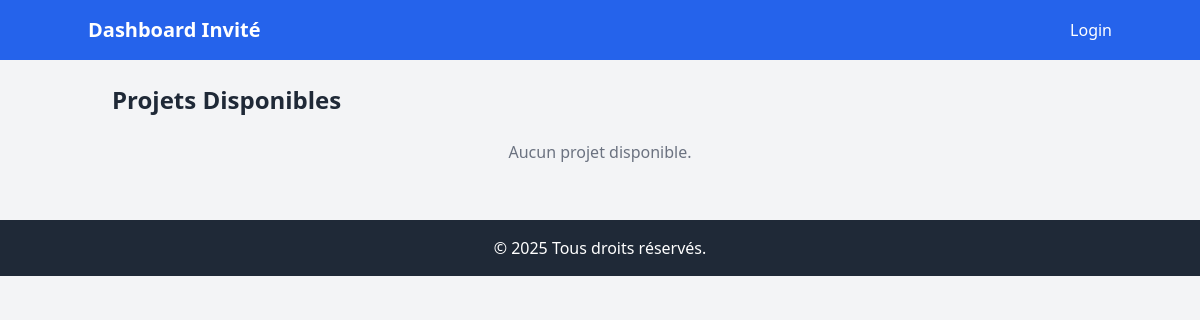
/, run on an earlier commit of the app's database.
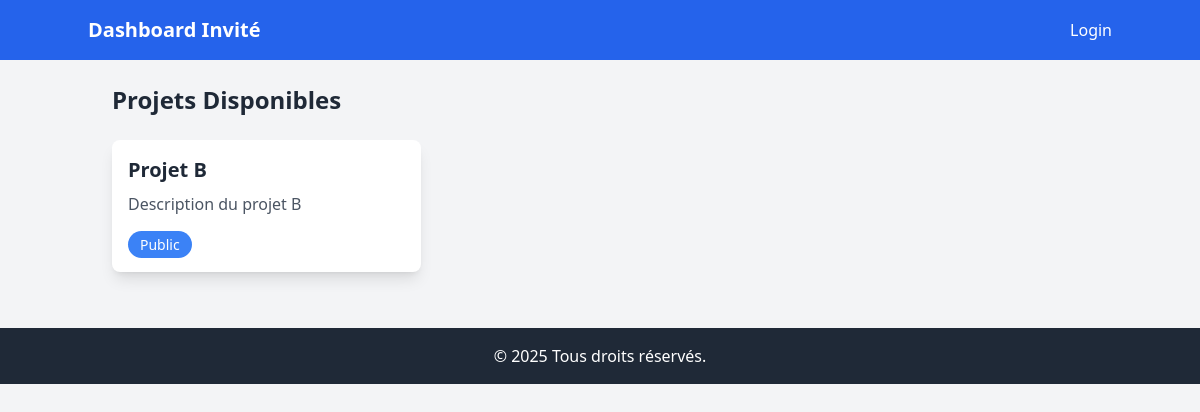
And on a later commit of the database.
### tables this page shows
CREATE TABLE projects (
    id INT AUTO_INCREMENT PRIMARY KEY,
    name VARCHAR(255) NOT NULL,
    description TEXT,
    visibility ENUM('public', 'private') DEFAULT 'private',
    deadline DATE,
    created_by INT,
    FOREIGN KEY (created_by) REFERENCES users(id),
    created_at TIMESTAMP DEFAULT CURRENT_TIMESTAMP
);

### project.php (called while the page is built, shortened)
<?php
class Project
{
    public function getProjectsByVisibility($visibility) {
        $pdo = Database::getInstance()->getConnection();
        $query = "SELECT * FROM projects WHERE visibility = :visibility";
        $stmt = $pdo->prepare($query);
        $stmt->bindParam(':visibility', $visibility, PDO::PARAM_STR);
        $stmt->execute();
        return $stmt->fetchAll(PDO::FETCH_ASSOC);
    }
}

### dashboardinvit.php (the view, shortened to what this page needs)
<?php
require_once 'project.php';
$projectManager = new Project();
$projects = $projectManager->getProjectsByVisibility('public');
?>
<!DOCTYPE html>
<html lang="fr">
<head>
    <script src="https://cdn.tailwindcss.com"></script>
</head>
<body class="bg-gray-100">
    <nav class="bg-blue-600 text-white p-4">
        <div class="container mx-auto flex justify-between items-center">
            <h1 class="text-xl font-bold">Dashboard Invité</h1>
            <div>
                <a href="login.php" class="text-white hover:text-gray-200">Login</a>
            </div>
        </div>
    </nav>
    <div class="container mx-auto p-6">
        <h2 class="text-2xl font-semibold text-gray-800 mb-6">Projets Disponibles</h2>
        <div class="grid grid-cols-1 sm:grid-cols-2 lg:grid-cols-3 gap-6">
            <?php if (!empty($projects)): ?>
                <?php foreach ($projects as $project): ?>
                    <div class="bg-white shadow-lg rounded-lg overflow-hidden">
                        <div class="p-4">
                            <h3 class="text-xl font-bold text-gray-800"><?= htmlspecialchars($project['name']) ?></h3>
                            <p class="text-gray-600 mt-2"><?= htmlspecialchars($project['description']) ?></p>
                            <div class="mt-4">
                                <span class="bg-blue-500 text-white px-3 py-1 rounded-full text-sm"><?= ucfirst(htmlspecialchars($project['visibility'])) ?></span>
                            </div>
                        </div>
                    </div>
                <?php endforeach; ?>
            <?php else: ?>
                <p class="text-center text-gray-500 col-span-full">Aucun projet disponible.</p>
            <?php endif; ?>
        </div>
    </div>
    <footer class="bg-gray-800 text-white py-4 mt-8">
        <div class="container mx-auto text-center">
            <p>&copy; 2025 Tous droits réservés.</p>
        </div>
    </footer>
</body>
</html>

### index.php (shortened to what this page needs)
<?php
$route = isset($_GET['route']) ? $_GET['route'] : '/';
switch ($route) {
    case '/':
        include 'dashboardinvit.php';
        break;
}

What changed in the data, as far as the page shows it:
added projects: name "Projet B", description "Description du projet B", visibility "Public"
Also different on the page:
text no longer shown: "Aucun projet disponible."
